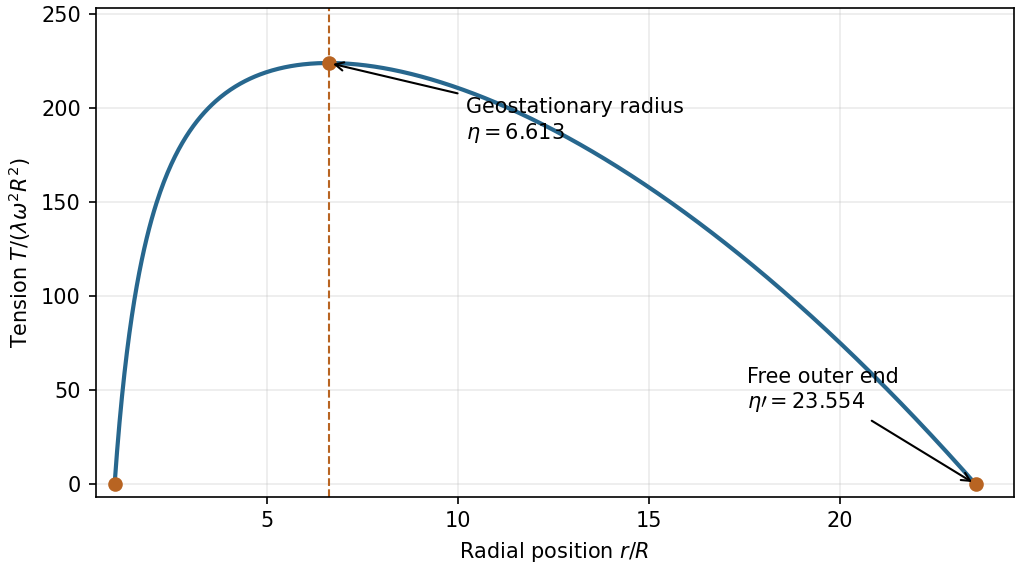

Python code for this plot:
"""Original uniform-cable tension plot; Python 3.14, numpy 2.3.5, matplotlib 3.10.7.
Writes the matching opaque PNG basename in the current working directory only.
"""
import numpy as np
import matplotlib
matplotlib.use('Agg')
import matplotlib.pyplot as plt
G=6.6743e-11
rho=5500
omega=2*np.pi/86164
eta=(4*np.pi*G*rho/(3*omega**2))**(1/3)
end=(np.sqrt(1+8*eta**3)-1)/2
x=np.linspace(1,end,700)
tension=eta**3*(1-1/x)-.5*(x*x-1)
peak=eta**3-1.5*eta**2+.5
fig,ax=plt.subplots(figsize=(6.8,3.8),layout='constrained',facecolor='white')
ax.plot(x,tension,color='#27678e',lw=2)
ax.axvline(eta,color='#b86422',ls='--',lw=1)
ax.plot([1,eta,end],[0,peak,0],'o',color='#b86422')
ax.annotate(f'Geostationary radius\n$\\eta={eta:.3f}$',xy=(eta,peak),xytext=(10.2,peak*.82),arrowprops=dict(arrowstyle='->'),ha='left')
ax.annotate(f'Free outer end\n$\\eta\\prime={end:.3f}$',xy=(end,0),xytext=(end-6,peak*.18),arrowprops=dict(arrowstyle='->'))
ax.set(xlabel=r'Radial position $r/R$',ylabel=r'Tension $T/(\lambda\omega^2R^2)$',xlim=(.5,end+1),ylim=(-peak*.03,peak*1.13))
ax.grid(alpha=.25)
fig.savefig('2013-space-elevator-tension.png',dpi=150,facecolor='white',metadata={'Software':'Matplotlib'})
